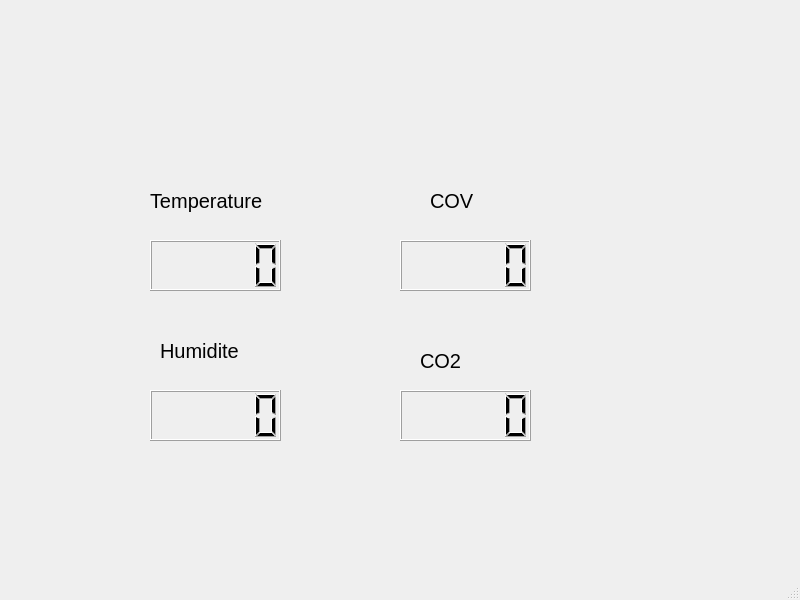
<?xml version="1.0" encoding="UTF-8"?>
<ui version="4.0">
 <class>MainWindow</class>
 <widget class="QMainWindow" name="MainWindow">
  <property name="geometry">
   <rect>
    <x>0</x>
    <y>0</y>
    <width>800</width>
    <height>600</height>
   </rect>
  </property>
  <property name="windowTitle">
   <string>MainWindow</string>
  </property>
  <widget class="QWidget" name="centralwidget">
   <widget class="QLabel" name="label">
    <property name="geometry">
     <rect>
      <x>150</x>
      <y>170</y>
      <width>141</width>
      <height>61</height>
     </rect>
    </property>
    <property name="font">
     <font>
      <pointsize>15</pointsize>
     </font>
    </property>
    <property name="text">
     <string>Temperature</string>
    </property>
   </widget>
   <widget class="QLabel" name="label_2">
    <property name="geometry">
     <rect>
      <x>430</x>
      <y>170</y>
      <width>81</width>
      <height>61</height>
     </rect>
    </property>
    <property name="font">
     <font>
      <pointsize>15</pointsize>
     </font>
    </property>
    <property name="text">
     <string>COV</string>
    </property>
   </widget>
   <widget class="QLabel" name="label_3">
    <property name="geometry">
     <rect>
      <x>420</x>
      <y>330</y>
      <width>81</width>
      <height>61</height>
     </rect>
    </property>
    <property name="font">
     <font>
      <pointsize>15</pointsize>
     </font>
    </property>
    <property name="text">
     <string>CO2</string>
    </property>
   </widget>
   <widget class="QLabel" name="label_4">
    <property name="geometry">
     <rect>
      <x>160</x>
      <y>320</y>
      <width>111</width>
      <height>61</height>
     </rect>
    </property>
    <property name="font">
     <font>
      <pointsize>15</pointsize>
     </font>
    </property>
    <property name="text">
     <string>Humidite</string>
    </property>
   </widget>
   <widget class="QLCDNumber" name="temp_lcdNumber">
    <property name="geometry">
     <rect>
      <x>150</x>
      <y>240</y>
      <width>131</width>
      <height>51</height>
     </rect>
    </property>
   </widget>
   <widget class="QLCDNumber" name="humid_lcdNumber">
    <property name="geometry">
     <rect>
      <x>150</x>
      <y>390</y>
      <width>131</width>
      <height>51</height>
     </rect>
    </property>
   </widget>
   <widget class="QLCDNumber" name="CoV_lcdNumber">
    <property name="geometry">
     <rect>
      <x>400</x>
      <y>240</y>
      <width>131</width>
      <height>51</height>
     </rect>
    </property>
   </widget>
   <widget class="QLCDNumber" name="Co2_lcdNumber">
    <property name="geometry">
     <rect>
      <x>400</x>
      <y>390</y>
      <width>131</width>
      <height>51</height>
     </rect>
    </property>
   </widget>
  </widget>
  <widget class="QMenuBar" name="menubar">
   <property name="geometry">
    <rect>
     <x>0</x>
     <y>0</y>
     <width>800</width>
     <height>21</height>
    </rect>
   </property>
  </widget>
  <widget class="QStatusBar" name="statusbar"/>
 </widget>
 <resources/>
 <connections/>
</ui>
